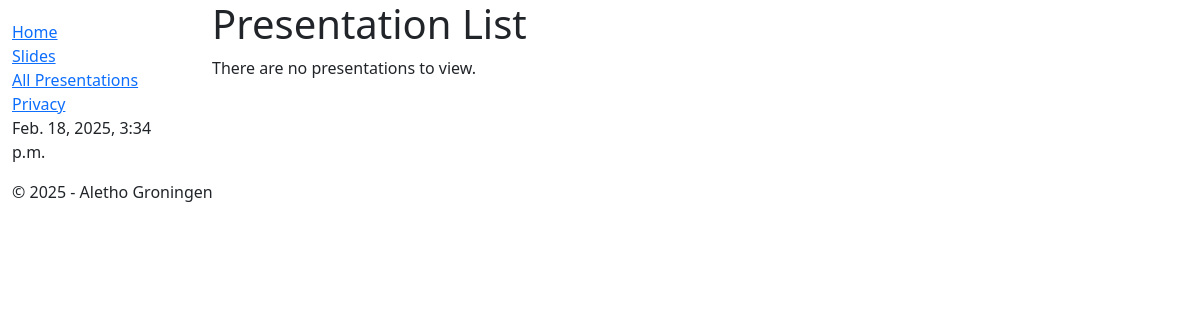
The page /tvgroningen/presentations/ on the database as committed earlier.
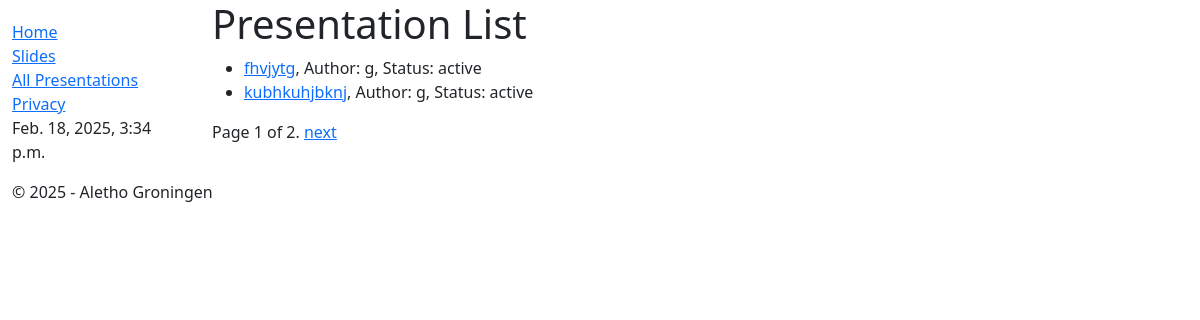
The same page on the database as committed later.
### tvgroningen/models.py (models this page shows, shortened)
class Presentation(models.Model):
    title = models.CharField(max_length=200)
    author = models.ForeignKey(settings.AUTH_USER_MODEL, on_delete=models.SET_NULL, null=True)
    date = models.DateField(auto_now_add=True)
    summary = models.TextField(
        max_length=1000, help_text="Enter a summary of the presentation")
    duration = models.DurationField(default=timedelta(seconds=15),help_text="Enter the duration of the presentation")
    color = ColorField(default='#FFFFFF')  # default is white
    ACTIVE = 'active'
    INACTIVE = 'inactive'
    STATUS_CHOICES = [
        (ACTIVE, 'Active'),
        (INACTIVE, 'Inactive'),
    ]
    status = models.CharField(
        max_length=8,
        choices=STATUS_CHOICES,
        default=ACTIVE,
    )
    FONT_SIZE_CHOICES = [
        ('small', 'Small'),
        ('medium', 'Medium'),
        ('large', 'Large'),
        ('x-large', 'Extra Large')
    ]
    font_size = models.CharField(
        max_length=10,
        choices=FONT_SIZE_CHOICES,
        default='medium',
    )
    image = models.ImageField(upload_to='images/',  null=True, blank=True)
    IMAGE_POSITION_CHOICES = [
        ('left', 'Left of Text'),
        ('right', 'Right of Text'),
        ('above', 'Above Text'),
        ('below', 'Below Text'),
        ('default', 'Default Position')
    ]
    image_position = models.CharField(
        max_length=8,
        choices=IMAGE_POSITION_CHOICES,
        default='right',
    )
    def get_absolute_url(self):
        return reverse('presentation-detail', args=[str(self.id)])

### tvgroningen/views.py (the view)
# urls.py: path('presentations/', views.PresentationListView.as_view(), name='presentations'),
class PresentationListView(generic.ListView):
    model = Presentation
    context_object_name = 'presentation_list'   # name for the list as a template variable
    paginate_by = 2
    def get_queryset(self):
        return Presentation.objects.all().order_by('id')

### tvgroningen/context_processors/current_time.py (called while the page is built)
def current_time(request):
    return {
        'current_time': timezone.localtime(timezone.now())  # Localized current time
    }

### tvgroningen/templates/tvgroningen/presentation_list.html
{% extends "base_generic.html" %}
{% block content %}
  <h1>Presentation List</h1>
  {% if presentation_list %}
    <ul>
      {% for presentation in presentation_list %}
      <li>
        <a href="{{ presentation.get_absolute_url }}">{{ presentation.title }}</a>, Author: {{ presentation.author }}, Status: {{ presentation.status }}
      </li>
      {% endfor %}
    </ul>
  {% else %}
    <p>There are no presentations to view.</p>
  {% endif %}
{% endblock %}

Rows that differ between the two databases and show on the page:
added Presentation: title "fhvjytg", author "g", status "active"
added Presentation: title "kubhkuhjbknj", author "g", status "active"
Other text that changed with them:
{{ page_obj.number }}: (not shown) → "1"
{{ page_obj.paginator.num_pages }}: (not shown) → "2"
text no longer shown: "There are no presentations to view."
text now shown: "Page of . next"
